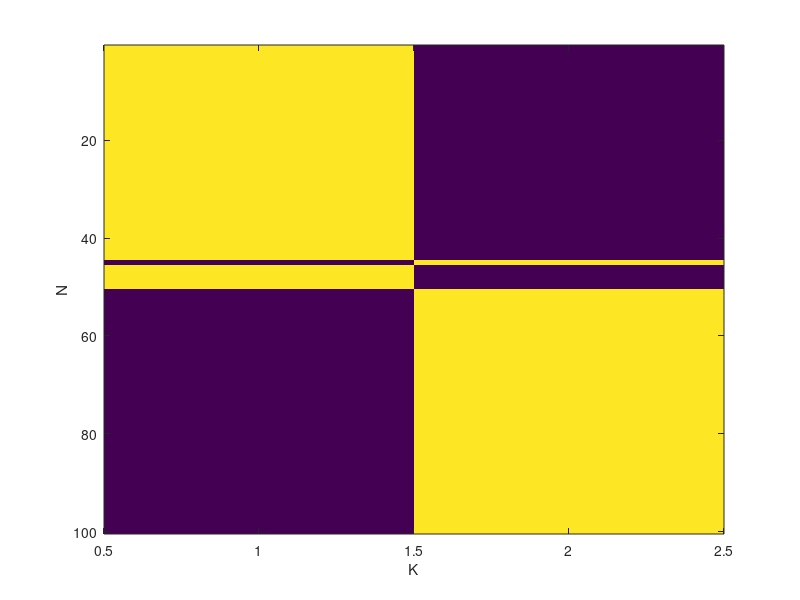

The MATLAB script that drew this image:
%%% Example Dirichlet Process prior
clear all;
 
%%% setup some fake data %%%
col = 20;
data = normrnd(0, 5, col, 1);
data = [data; normrnd(50, 5, col, 1)];
data = [data; normrnd(100, 5, col, 1)];
data = [data; normrnd(150, 5, col, 1)];
data = [data; normrnd(200, 5, col, 1)];

data = randn(50,1);
data = [data;randn(50,1) + 5];

N = length(data);

%%% sampling variables %%%
K = 2; % Initial number of clusters
Z = rand(N, K); % indicator for cluster membership
Z = (Z==repmat(max(Z,[],2), 1, K)); % turn to binary values
NSAMPS = 100; % no. of samples
cSums = sum(Z,1); % no. of members in each cluster
AllNk = zeros(NSAMPS, 1); % K for each sample
t1 = zeros(NSAMPS, 1); % time taken for each sample
scores = zeros(NSAMPS, 1);

%%% model parameters %%%
mu_zero = 5; % mean hyper-parameter for mu
tau_zero = 0.05; % precision hyper-parameter for mu
rt_tol = 1; % fixed component precision
mus = normrnd(mu_zero, sqrt(1/tau_zero),1, K); % randomly initialise the component means
alpha = 10; % DP concentration parameter

% sampling starts here ..
for s = 1:NSAMPS

    tic
    
    % loop through the objects in random order
    order = randperm(N); 
    for n = 1:N
    
        % this is the currently selected object from the random permutation
        this = order(n);
        this_k = find(Z(this, :)); % which cluster this object currently belong to ?
        this_data = data(this);

        % remove from model, detecting empty table if necessary
        cSums(this_k) = cSums(this_k) - 1;
        Z(this, this_k) = 0;
        
        % if empty table, delete this cluster
%         if cSums(this_k) == 0
%             K = K - 1;
%             Z(:, this_k) = [];
%             cSums(this_k) = [];
%             mus(this_k) = [];
%         end
        
        % compute prior probability for K existing table and new table
        % n_k/(N+alpha) or alpha/(N+alpha)
%         prior = [cSums alpha];
        prior = [cSums + alpha/K]; % --> finite case only
        prior = prior./sum(prior);
        
        % pick new k
        % newk = find(rand<=cumsum(prior), 1);
        %log_likelihood = log(normpdf(this_data, mu_zero, 1/rt_tol + 1/tau_zero));
        
%         log_likelihood = log(normpdf(this_data, mus, sqrt(1/rt_tol)))
        prec = 1/(1/rt_tol);
        log_likelihood = -0.5*log(2*pi) + 0.5*log(rt_tol) - 0.5*rt_tol*(this_data - mus).^2;
        
%         scores(s) = scores(s) + log_likelihood;
        post = log_likelihood + log(prior);
        post = exp(post - max(post));
        post = post./sum(post);
        newk = find(rand<=cumsum(post),1);
%         [max_val, newk] = max(post); % -- sample, not just pick the max
                
        if newk > K
            % make new cluster and add to it
            Z = [Z zeros(N, 1)];
            Z(this, newk) = 1;
            K = K + 1;
            cSums = [cSums 1];
        else
            % add to existing cluster
            Z(this, newk) = 1;
            cSums(newk) = cSums(newk) + 1;
        end
        
    end
    
    % sample all the mus again

    % param_beta = tau_zero + (rt_tol*sum(sum(Z)));
    param_beta = tau_zero + (rt_tol*sum(Z,1));

    % param_alpha = 1/param_beta * ( (tau_zero*mu_zero) +  (rt_tol*sum(sum(Z, 2).*data)) );
    param_alpha = (1./param_beta).*((tau_zero*mu_zero) +  (rt_tol*sum(Z.*repmat(data,1,K),1)));

    % mus = normrnd(param_alpha, 1/param_beta, K, 1);    
    mus = normrnd(param_alpha, sqrt(1./param_beta));
    
    All_mus(s,:) = mus;
    
    t1(s) = toc;
    AllNk(s,1) = K;
    % hist(AllNk, 100); drawnow;
    imagesc(double(Z)); 
    xlabel('K'); 
    ylabel('N');
    drawnow;
    
end % end sample
% plot(scores);
